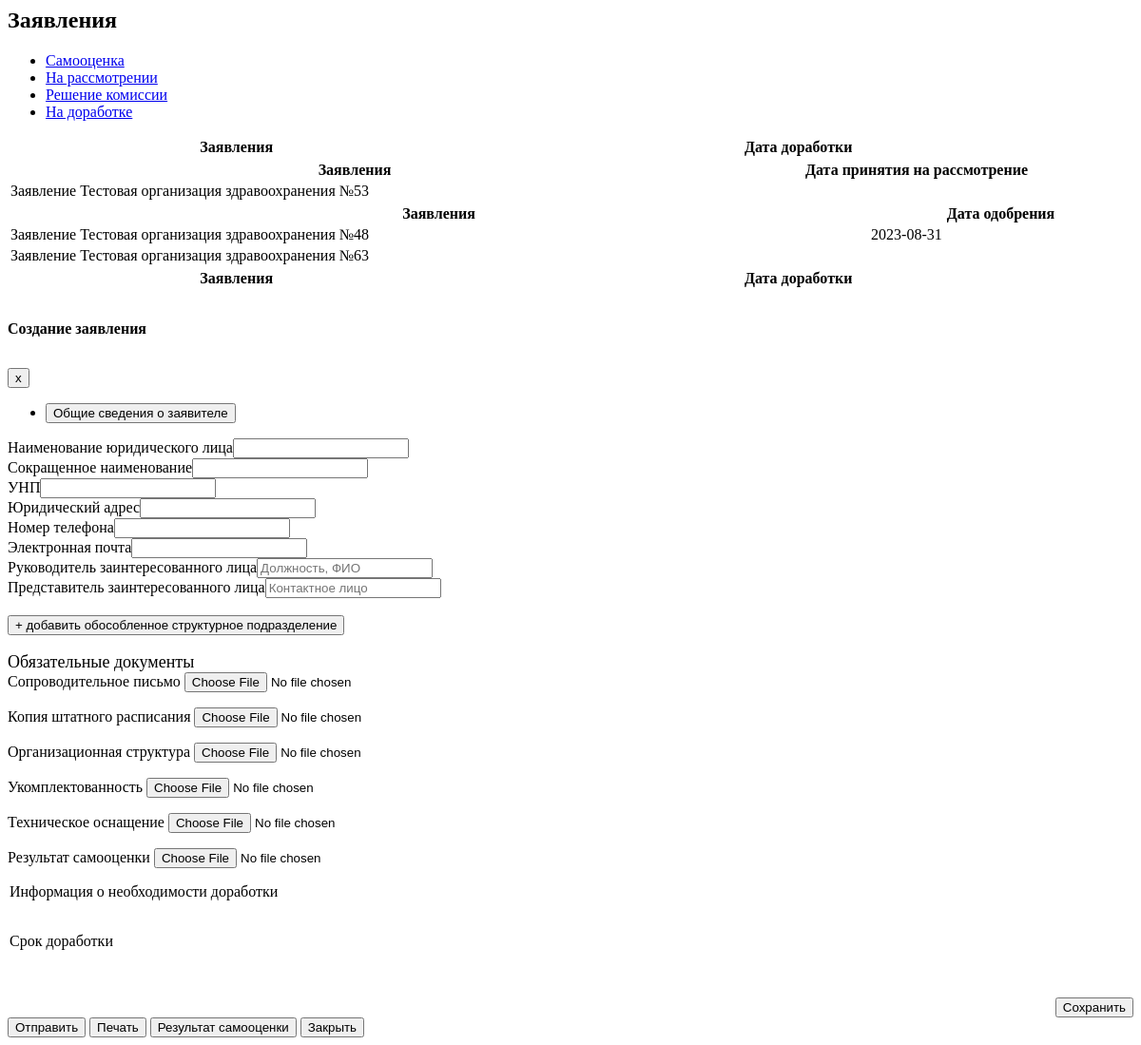
Screenshot of /api_application.php (signed in) with the database file from the repository.
### tables this page shows
CREATE TABLE `applications` (
  `id_application` int NOT NULL,
  `naim` varchar(255) DEFAULT NULL,
  `sokr_naim` varchar(255) DEFAULT NULL,
  `unp` varchar(255) DEFAULT NULL,
  `ur_adress` varchar(255) DEFAULT NULL,
  `tel` varchar(255) DEFAULT NULL,
  `email` varchar(255) DEFAULT NULL,
  `rukovoditel` text,
  `predstavitel` text,
  `soprovod_pismo` text,
  `copy_rasp` text,
  `org_structure` text,
  `ucomplect` text,
  `tech_osn` text,
  `id_user` int NOT NULL,
  `id_status` int DEFAULT NULL,
  `date_send` date DEFAULT NULL,
  `date_accept` date DEFAULT NULL,
  `date_complete` date DEFAULT NULL,
  `date_council` date DEFAULT NULL,
  `fileReport` varchar(555) DEFAULT NULL,
  `fileReportSamoocenka` varchar(555) DEFAULT NULL,
  `activ_cursor` tinyint(1) DEFAULT NULL,
  `id_responsible` int DEFAULT NULL,
  `ProtokolSoveta` varchar(555) DEFAULT NULL,
  `ZaklSoveta` varchar(555) DEFAULT NULL,
  `PlanDateSoveta` date DEFAULT NULL,
  `ReshenieSoveta` text,
  `SrokResheniaSoveta` date DEFAULT NULL,
  `infDorabotkiFile` varchar(555) DEFAULT NULL,
  `dateInputDorabotki` date DEFAULT NULL,
  `date_begin_prov` date DEFAULT NULL,
  `date_end_prov` date DEFAULT NULL,
  `color_app` varchar(255) DEFAULT NULL,
  `date_reshenie` date DEFAULT NULL,
  `date_okonchatelnoe` date DEFAULT NULL
);

CREATE TABLE `users` (
  `id_user` int NOT NULL,
  `username` varchar(255) NOT NULL,
  `login` varchar(255) NOT NULL,
  `password` varchar(255) NOT NULL,
  `id_role` int NOT NULL,
  `online` varchar(255) DEFAULT NULL,
  `last_act` varchar(255) DEFAULT NULL,
  `last_time_online` varchar(255) DEFAULT NULL,
  `last_page` varchar(255) DEFAULT NULL,
  `oblast` int DEFAULT NULL,
  `predsedatel` tinyint(1) DEFAULT NULL,
  `secretar` tinyint(1) DEFAULT NULL,
  `sotrudnik_MA` tinyint(1) DEFAULT NULL,
  `ne_sotrudnik_MA` tinyint(1) DEFAULT NULL,
  `doctor_expert` tinyint(1) DEFAULT NULL,
  `id_type` int DEFAULT NULL
);

### api_application.php (the view, shortened to what the rows shown need)
<?php if(isset($_COOKIE['login'])){?>
<div class="content-wrapper">
            <div class="d-xl-flex justify-content-between align-items-start">
              <h2 class="text-dark font-weight-bold mb-2"> Заявления </h2>
            </div>
            <div class="row">
              <div class="col-md-12">
                <div class="tab-content tab-transparent-content">
                  <div class="tab-pane fade show active" id="allApps" role="tabpanel" aria-labelledby="home-tab">
                    <div class="row">
                      <div class="col-12 grid-margin">
                        <div class="card">
                          <div class="card-body">
                              <?php
                              $login = $_COOKIE['login'];
                              $insertquery = "SELECT * FROM users WHERE login='$login'";
                              $rez = mysqli_query($con, $insertquery) or die("Ошибка " . mysqli_error($con));
                              if (mysqli_num_rows($rez) == 1)
                              {
                                  $row = mysqli_fetch_assoc($rez);
                                  $id = $row['id_user'];
                              }
                              $query = "SELECT a.*, u.username, ram.*, a.id_application as app_id
                                FROM applications a
                               left outer join report_application_mark ram on a.id_application=ram.id_application
                                left outer join users u on a.id_user =u.id_user where a.id_user='$id' and (id_status = 1 or id_status = 5)";
                              $result=mysqli_query($con, $query) or die ( mysqli_error($con));
                              for ($data = []; $row = mysqli_fetch_assoc($result); $data[] = $row);
                              ?>
                              <table id="example" class="table table-striped table-bordered" style="width:100%">
                                  <thead>
                                  <tr>
                                      <th>Заявления</th>
                                      <th>Дата доработки</th>
                                  </tr>
                                  </thead>
                              </table>
                          </div>
                        </div>
                      </div>
                    </div>
                  </div>
                </div>
                  <div class="tab-content tab-transparent-content">
                      <div class="tab-pane fade" id="rassmotrenie" role="tabpanel" aria-labelledby="rassmotrenie-tab">
                          <div class="row">
                              <div class="col-12 grid-margin">
                                  <div class="card">
                                      <div class="card-body">
                                          <?php
                                          $login = $_COOKIE['login'];
                                          $insertquery = "SELECT * FROM users WHERE login='$login'";
                                          $rez = mysqli_query($con, $insertquery) or die("Ошибка " . mysqli_error($con));
                                          $username = "";
                                          if (mysqli_num_rows($rez) == 1)
                                          {
                                              $row = mysqli_fetch_assoc($rez);
                                              $id = $row['id_user'];
                                              $username = $row['username'];
                                          }
                                          $query = "SELECT a.*, u.username, ram.*, a.id_application as app_id
                                FROM applications a
                               left outer join report_application_mark ram on a.id_application=ram.id_application
                                left outer join users u on a.id_user =u.id_user where a.id_user='$id' and id_status in (2,3)";
                                          $result=mysqli_query($con, $query) or die ( mysqli_error($con));
                                          for ($data = []; $row = mysqli_fetch_assoc($result); $data[] = $row);
                                          ?>
                                          <table id="example" class="table table-striped table-bordered" style="width:100%">
                                              <thead>
                                              <tr>
                                                  <th>Заявления</th>
                                                  <th>Дата принятия на рассмотрение</th>
                                              </tr>
                                              </thead>
                                              <tbody>
                                              <?php
                                              foreach ($data as $app) {
                                                  include "mainMark.php";
                                                  ?>
                                                  <tr onclick="showModal('<?= $app['app_id'] ?>', '<?= $str_CalcSelfMark ?>', '')" style="cursor: pointer;">
                                                      <td>Заявление <?= $username ?> №<?= $app['app_id'] ?></td>
                                                      <td><?= $app['date_accept'] ?></td>
                                                  </tr>
                                                  <?php
                                              }
                                              ?>
                                              </tbody>
                                          </table>
                                      </div>
                                  </div>
                              </div>
                          </div>
                      </div>
                  </div>
                  <div class="tab-content tab-transparent-content">
                      <div class="tab-pane fade" id="odobrennie" role="tabpanel" aria-labelledby="odobrennie-tab">
                          <div class="row">
                              <div class="col-12 grid-margin">
                                  <div class="card">
                                      <div class="card-body">
                                          <?php
                                          $login = $_COOKIE['login'];
                                          $insertquery = "SELECT * FROM users WHERE login='$login'";
                                          $rez = mysqli_query($con, $insertquery) or die("Ошибка " . mysqli_error($con));
                                          $username = "";
                                          if (mysqli_num_rows($rez) == 1)
                                          {
                                              $row = mysqli_fetch_assoc($rez);
                                              $id = $row['id_user'];
                                              $username = $row['username'];
                                          }
                                          $query = "SELECT a.*, u.username, ram.*, a.id_application as app_id
                                FROM applications a
                               left outer join report_application_mark ram on a.id_application=ram.id_application
                                left outer join users u on a.id_user =u.id_user where a.id_user='$id' and id_status = 7";
                                          $result=mysqli_query($con, $query) or die ( mysqli_error($con));
                                          for ($data = []; $row = mysqli_fetch_assoc($result); $data[] = $row);
                                          ?>
                                          <table id="example" class="table table-striped table-bordered" style="width:100%">
                                              <thead>
                                              <tr>
                                                  <th>Заявления</th>
                                                  <th>Дата одобрения</th>
                                              </tr>
                                              </thead>
                                              <tbody>
                                              <?php
                                              foreach ($data as $app) {
                                                  include "mainMark.php";
                                                  ?>
                                                  <tr onclick="showModal('<?= $app['app_id'] ?>', '<?= $str_CalcSelfMark ?>', '')" style="cursor: pointer;">
                                                      <td>Заявление <?= $username ?> №<?= $app['app_id'] ?></td>
                                                      <td><?= $app['date_complete'] ?></td>
                                                  </tr>
                                                  <?php
                                              }
                                              ?>
                                              </tbody>
                                          </table>
                                      </div>
                                  </div>
                              </div>
                          </div>
                      </div>
                  </div>
                  <div class="tab-content tab-transparent-content">
                      <div class="tab-pane fade" id="neodobrennie" role="tabpanel" aria-labelledby="neodobrennie-tab">
                          <div class="row">
                              <div class="col-12 grid-margin">
                                  <div class="card">
                                      <div class="card-body">
                                          <table id="example" class="table table-striped table-bordered" style="width:100%">
                                              <thead>
                                              <tr>
                                                  <th>Заявления</th>
                                                  <th>Дата доработки</th>
                                              </tr>
                                              </thead>
                                          </table>
                                      </div>
                                  </div>
                              </div>
                          </div>
                      </div>
                  </div>
              </div>
            </div>
          </div>
<?php } ?>

### rows the page displays
applications: id_user.username "Тестовая организация здравоохранения", id_application "53"
applications: id_user.username "Тестовая организация здравоохранения", id_application "48", date_complete "2023-08-31"
applications: id_user.username "Тестовая организация здравоохранения", id_application "63"
